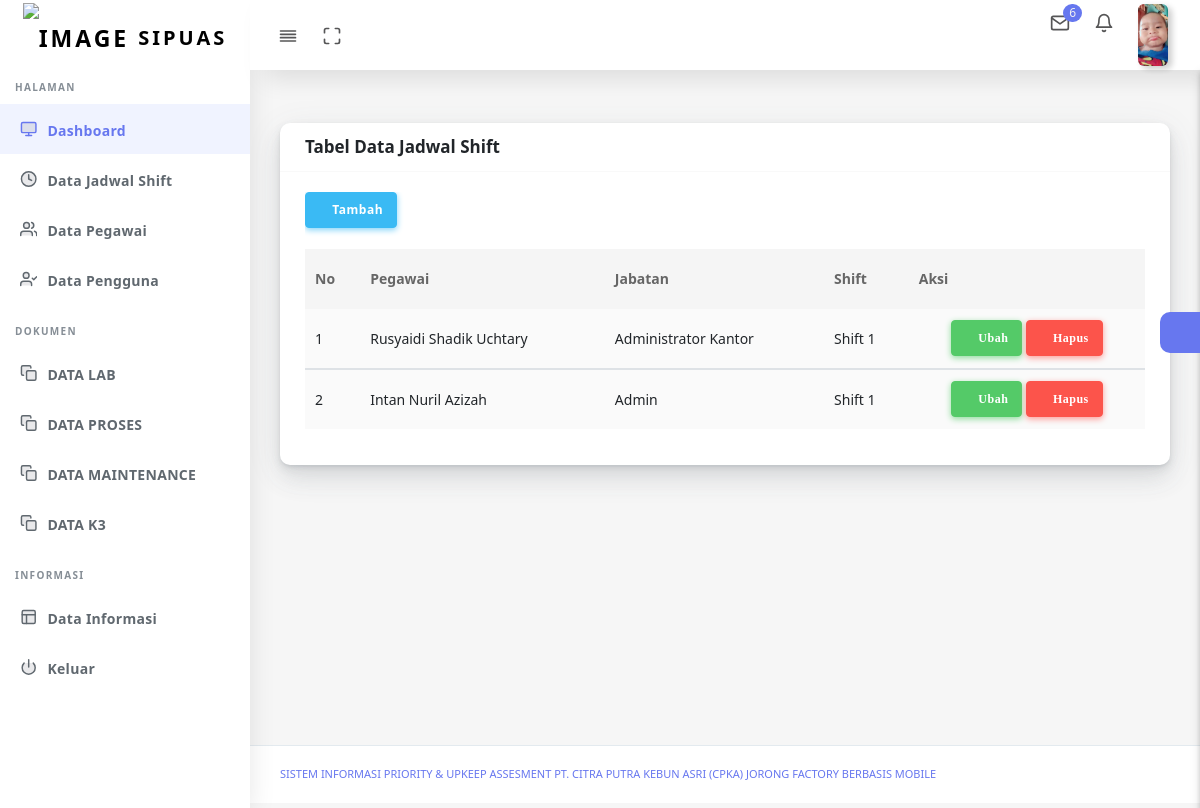
The app's page /data_jadwal_shift_administrator.php (signed in) with its own data.
### tables this page shows
CREATE TABLE `user` (
  `id_user` int(11) NOT NULL,
  `nama` text NOT NULL,
  `username` varchar(100) NOT NULL,
  `password` varchar(100) NOT NULL,
  `level` enum('Manager','Administrator','Admin_LAB','Admin_Proses','Admin_Maintenance','Admin_K3','Operator_Lab','Operator_Proses','Operator_Maintenaance','Operator_K3','Admin_Har','Superadmin') NOT NULL,
  `status` text NOT NULL,
  `foto` text NOT NULL,
  `id_pegawai` int(11) NOT NULL
);

CREATE TABLE `jadwal_shift` (
  `id_jadwal_shift` int(11) NOT NULL,
  `id_user` int(11) NOT NULL,
  `id_shift` int(11) NOT NULL
);

CREATE TABLE `pegawai` (
  `id_pegawai` int(11) NOT NULL,
  `id_card` varchar(10) NOT NULL,
  `nama_lengkap` text NOT NULL,
  `id_divisi` int(11) NOT NULL,
  `id_jabatan` int(11) NOT NULL
);

CREATE TABLE `jabatan` (
  `id_jabatan` int(11) NOT NULL,
  `jabatan` text NOT NULL
);

CREATE TABLE `shift` (
  `id_shift` int(11) NOT NULL,
  `shift` text NOT NULL,
  `keterangan` text NOT NULL
);

### data_jadwal_shift_administrator.php (the view, shortened to what this page needs)
<!DOCTYPE html>
<html lang="en">
<head>
  <link rel="stylesheet" href="assets/css/app.min.css">
  <link rel="stylesheet" href="assets/bundles/datatables/datatables.min.css">
  <link rel="stylesheet" href="assets/bundles/datatables/DataTables-1.10.16/css/dataTables.bootstrap4.min.css">
  <link rel="stylesheet" href="assets/css/style.css">
  <link rel="stylesheet" href="assets/css/components.css">
  <link rel="stylesheet" href="assets/css/custom.css">
</head>
<body>
  <div id="app">
    <div class="main-wrapper main-wrapper-1">
      <div class="navbar-bg"></div>
      <?php include ('proses/menu/menu_administrator.php')?>
      <div class="main-content">
        <section class="section">
          <div class="section-body">
            <div class="row">
              <div class="col-12">
                <div class="card">
                  <div class="card-header">
                    <h4>Tabel Data Jadwal Shift</h4>
                  </div>
                  <div class="card-body">
                    <div class="table-responsive">
                    <button class="btn btn-icon btn-info" data-toggle="modal" data-target="#tambah">
                      <i class="fas fa-plus" aria-hidden="true"></i> Tambah
                                                    </button><br><br>
                      <table class="table table-striped table-hover" id="save-stage" style="width:100%;">
                      <thead>
                                        <tr>
                                            <th>No</th>
                                            <th>Pegawai</th>
                                            <th>Jabatan</th>
                                            <th>Shift</th>
                                            <th>Aksi</th>
                                        </tr>
                                    </thead>
                                    <?php
                                                    $query = mysql_query("SELECT * FROM jadwal_shift
                                                    INNER JOIN shift on shift.id_shift = jadwal_shift.id_shift
                                                    INNER JOIN user on user.id_user = jadwal_shift.id_user
                                                    inner join pegawai on pegawai.id_pegawai = user.id_pegawai
                                                    INNER JOIN jabatan on jabatan.id_jabatan = pegawai.id_jabatan
                                                    ORDER BY id_jadwal_shift asc");
                                                $no = 1;
                                                    while ($data = mysql_fetch_assoc($query)) {?>
                                    <tbody>
                                        <tr>
                                                <td> <?php echo $no++ ?></td>
                                                <td> <?php echo $data['nama_lengkap']; ?></td>
                                                <td> <?php echo $data['jabatan']; ?></td>
                                                <td> <?php echo $data['shift']; ?></td>
                                                <td class="td-actions text-center">
                                                         <a  href ="#edit" data-toggle="modal" data-id="<?php echo $data['id_jadwal_shift'];?>"
                                                         data-target="#edit"><button type="button" rel="tooltip" class="btn btn-icon btn-success">
                                                            <i class="fa fa-edit"> Ubah</i>
                                                        </button></a>
  <a  href="#" onclick="confirm_modal('proses/administrator/hapus_jadwal_shift_administrator.php?id=<?php echo $data['id_jadwal_shift'];?>');">
  <button type="button" rel="tooltip" class="btn btn-icon btn-danger">
                                                            <i class="fas fa-trash"> Hapus</i>
                                                        </button></a>
                                                      </td>
                                        </tr>
                                    </tbody>
                                        <?php  } ?>
                      </table>
                    </div>
                  </div>
                </div>
              </div>
            </div>
          </div>
        </section>
        <div class="settingSidebar">
          <a href="javascript:void(0)" class="settingPanelToggle"> <i class="fa fa-spin fa-cog"></i>
          </a>
        </div>
      </div>
      <footer class="main-footer">
        <div class="footer-left">
          <a href="templateshub.net">Sistem Informasi Priority & Upkeep Assesment PT. Citra Putra Kebun Asri (CPKA) Jorong Factory Berbasis Mobile</a></a>
        </div>
      </footer>
    </div>
  </div>
</body>
</html>

### proses/menu/menu_administrator.php (shortened to what this page needs)
<nav class="navbar navbar-expand-lg main-navbar sticky">
        <div class="form-inline mr-auto">
          <ul class="navbar-nav mr-3">
            <li><a href="#" data-toggle="sidebar" class="nav-link nav-link-lg
									collapse-btn"> <i data-feather="align-justify"></i></a></li>
            <li><a href="#" class="nav-link nav-link-lg fullscreen-btn">
                <i data-feather="maximize"></i>
              </a></li>
          </ul>
        </div>
        <ul class="navbar-nav navbar-right">
          <li class="dropdown dropdown-list-toggle"><a href="#" data-toggle="dropdown"
              class="nav-link nav-link-lg message-toggle"><i data-feather="mail"></i>
              <span class="badge headerBadge1">
                6 </span> </a>
          </li>
          <li class="dropdown dropdown-list-toggle"><a href="#" data-toggle="dropdown"
              class="nav-link notification-toggle nav-link-lg"><i data-feather="bell" class="bell"></i>
            </a>
          </li>
          <li class="dropdown"><a href="#" data-toggle="dropdown"
              class="nav-link dropdown-toggle nav-link-lg nav-link-user">
			  <?php
                                    $id_user=$_SESSION['id_user'];
                                    $query_mysql = mysql_query("SELECT * FROM user WHERE id_user='$id_user'")or die(mysql_error());
                                    while($data = mysql_fetch_array($query_mysql)){
                                        ?>
			  <img alt="image" src="foto/<?php echo $data['foto']?>"
			  <?php } ?>
                class="user-img-radious-style"> <span class="d-sm-none d-lg-inline-block"></span></a>
          </li>
        </ul>
      </nav>
<div class="main-sidebar sidebar-style-2">
        <aside id="sidebar-wrapper">
          <div class="sidebar-brand">
            <a href="halaman.php"> <img alt="image" src="assets2/logo/logo.png" class="header-logo" /> <span
                class="logo-name">SIPUAS</span>
            </a>
          </div>
          <ul class="sidebar-menu">
            <li class="menu-header">Halaman</li>
            <li class="dropdown active">
              <a href="halaman.php" class="nav-link"><i data-feather="monitor"></i><span>Dashboard</span></a>
            </li>
            <li class="dropdown">
              <a href="#" class="menu-toggle nav-link has-dropdown"><i
              data-feather="clock" data-feather="users"></i><span>Data Jadwal Shift</span></a>
            </li>
            <li class="dropdown">
              <a href="#" class="menu-toggle nav-link has-dropdown"><i
                  data-feather="users"></i><span>Data Pegawai</span></a>
            </li>
            <li class="dropdown">
              <a href="data_pengguna_administrator.php"><i
                  data-feather="user-check"></i><span>Data Pengguna</span></a>
            </li>
            <li class="menu-header">Dokumen</li>
            <li class="dropdown">
              <a href="#" class="menu-toggle nav-link has-dropdown"><i data-feather="copy"></i><span> DATA LAB</span></a>
            </li>
            <li class="dropdown">
              <a href="#" class="menu-toggle nav-link has-dropdown"><i data-feather="copy"></i><span> DATA PROSES</span></a>
            </li>
            <li class="dropdown">
              <a href="#" class="menu-toggle nav-link has-dropdown"><i data-feather="copy"></i><span> DATA MAINTENANCE</span></a>
            </li>
            <li class="dropdown">
              <a href="#" class="menu-toggle nav-link has-dropdown"><i data-feather="copy"></i><span> DATA K3</span></a>
            </li>
            <li class="menu-header">Informasi</li>
            <li class="dropdown">
              <a href="#" class="menu-toggle nav-link has-dropdown"><i data-feather="layout"></i><span>Data Informasi</span></a>
            </li>
            <li class="dropdown">
              <a href="logout.php"><i
                  data-feather="power"></i><span>Keluar</span></a>
            </li>
          </ul>
        </aside>
      </div>

### records on screen
user: foto (picture)
jadwal_shift: pegawai.nama_lengkap "Rusyaidi Shadik Uchtary", jabatan.jabatan "Administrator Kantor", id_shift.shift "Shift 1"
jadwal_shift: pegawai.nama_lengkap "Intan Nuril Azizah", jabatan.jabatan "Admin", id_shift.shift "Shift 1"
